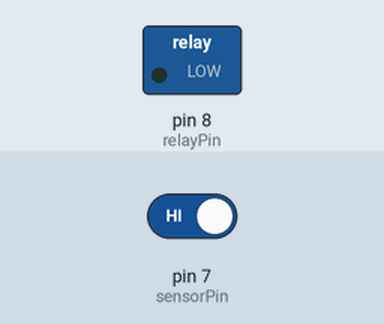
This sketch was run on a simulated Arduino Uno, built with avr-gcc and run on an emulated ATmega328P. Shown: switched loads named in the sketch (green lamp = pin HIGH). The inputs (shaded band) are chosen by the test bench; at power-on: pin 7 (sensorPin) HIGH.

Above: at 1.2 s.
1.3 s: pin 7 (sensorPin) driven LOW
At 2.2 s:
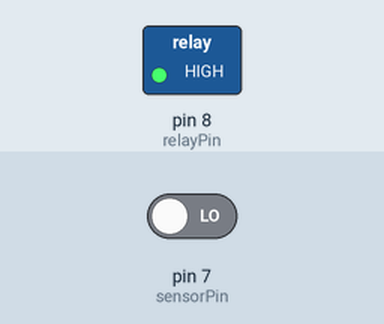
Timing chart, 0 to 4.3 s (numbered marks = the images above; inputs shaded):
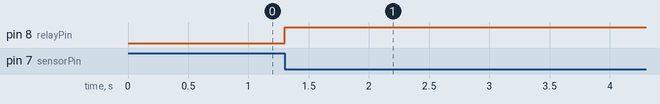

Measured:
- after the input at 1.3 s, pin 8 (relayPin): LOW → HIGH at once

The sketch:

fkra.ino
```cpp
#define sensorPin 7
#define relayPin 8
// Variable to store the time when last event happened
unsigned long lastEvent = 0;
boolean relayState = false;    // Variable to store the state of relay
void setup() {
  pinMode(relayPin, OUTPUT);  // Set relay pin as an OUTPUT pin
  pinMode(sensorPin, INPUT);  // Set sensor pin as an INPUT
}
void loop() {
  // Read Sound sensor
  int sensorData = digitalRead(sensorPin);
  // If pin goes LOW, sound is detected
  if (sensorData == LOW) {
  if (millis() - lastEvent > 25) {
    relayState = !relayState;
    digitalWrite(relayPin, relayState ? HIGH : LOW);
  }
  lastEvent = millis();
  }
}
```
